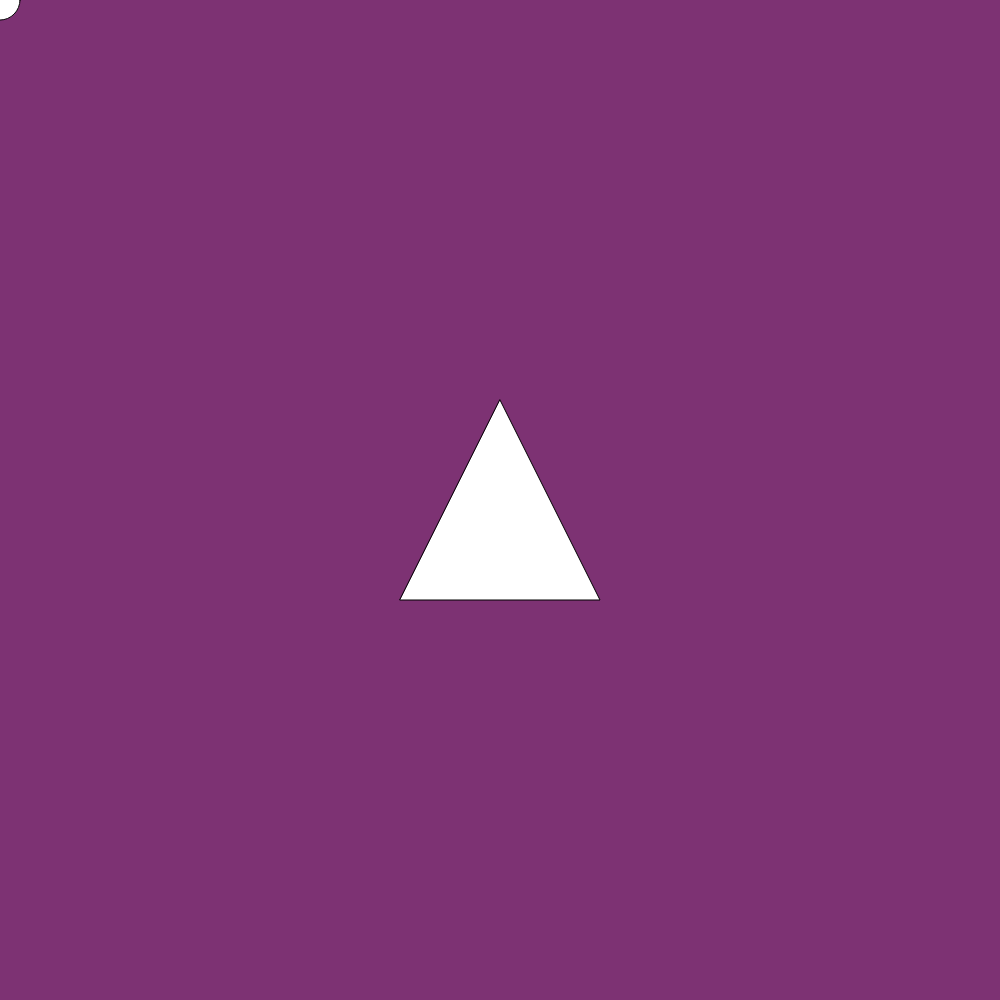
Frame 1 (no input)
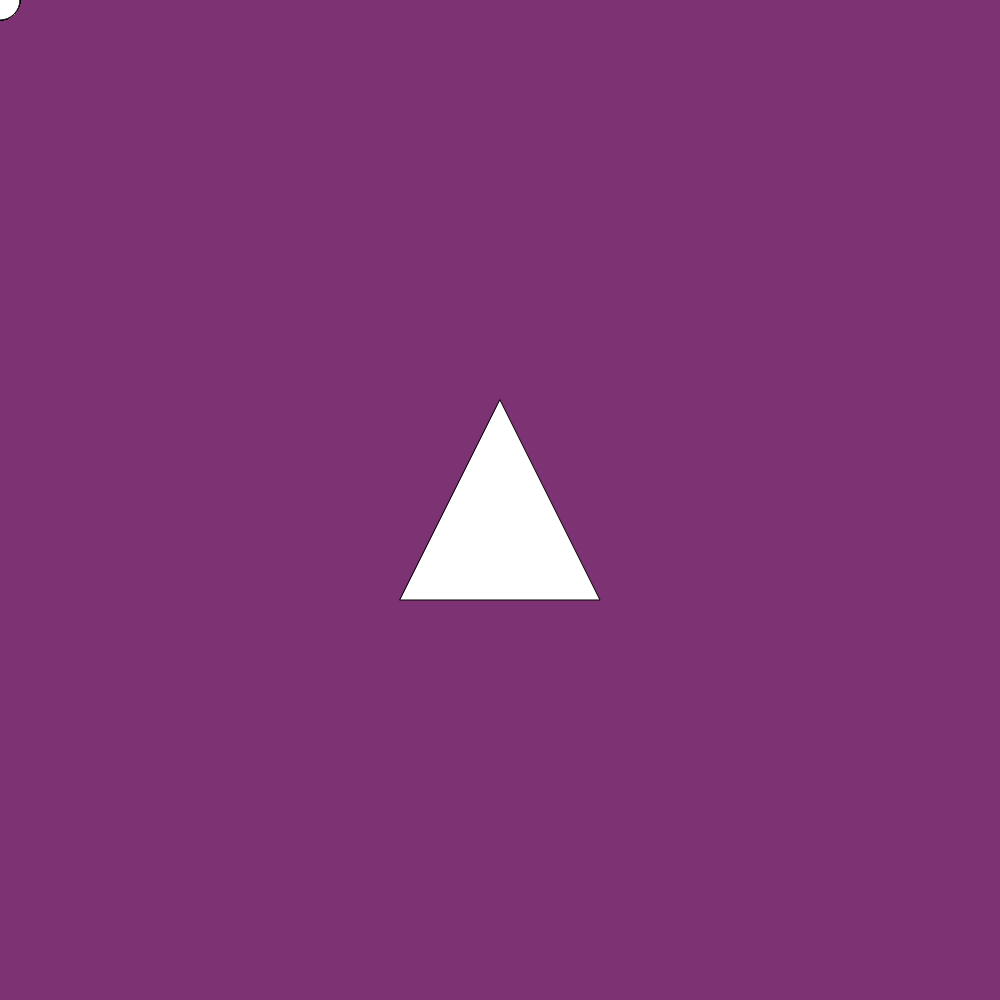
Frame 60 (no input)
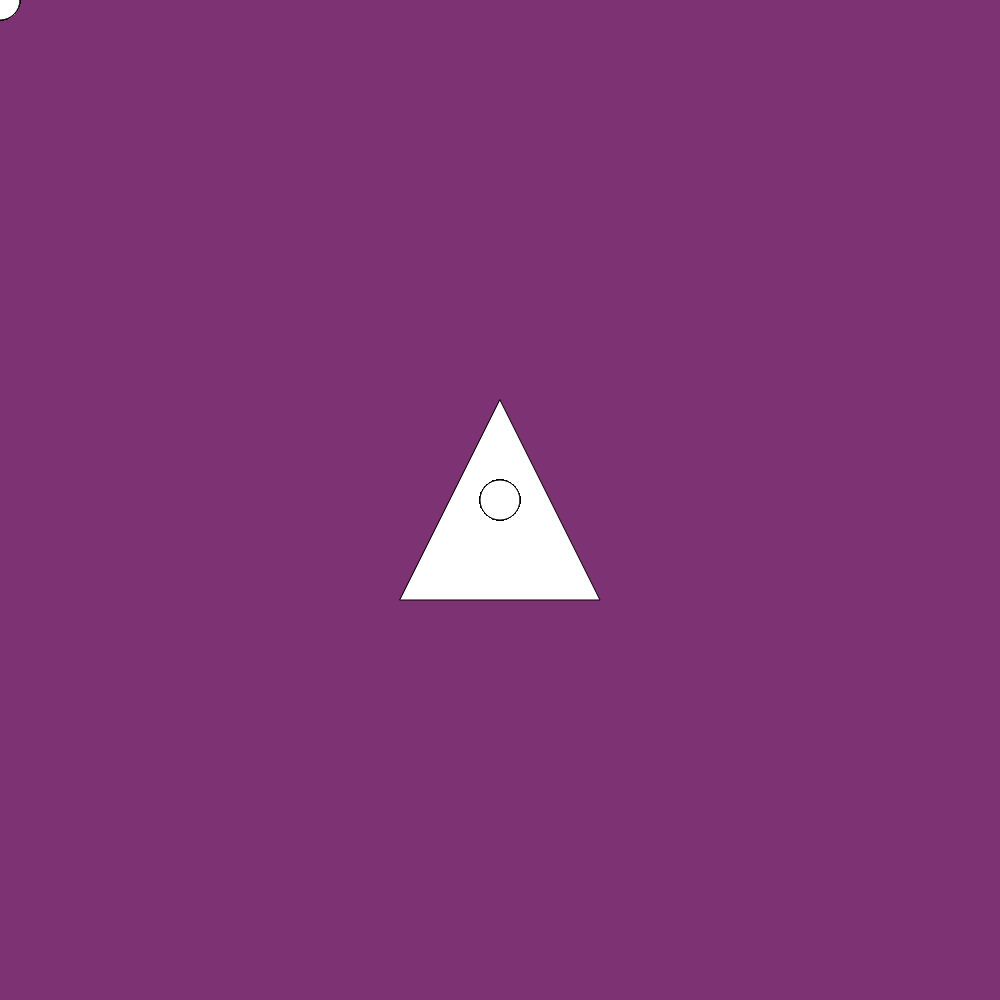
Frame 120 (the mouse pressed at the canvas centre since frame 60)

The p5.js sketch that drew these frames (run headless with seeded random() and noise() and a simulated clock; from frame 60 on, the mouse is pressed at the canvas centre):

// p5.js sketch
// ── sketch.js
function setup() {
  createCanvas(1000, 1000);
  background(125,50,115)
  const size = width * .15;
  translate(width/2, height/2);
  triangle(0, -100, 100, 100, -100, 100);
}

function draw() {
  ellipse(mouseX, mouseY, 40, 40);
}
